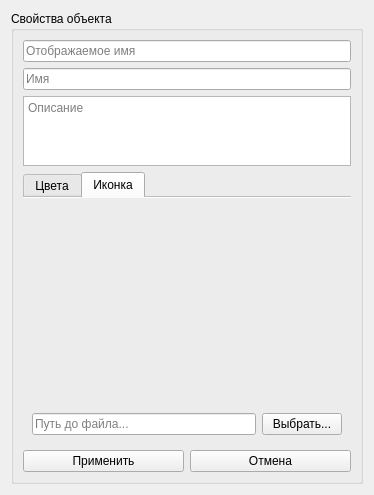
<?xml version="1.0" encoding="UTF-8"?>
<ui version="4.0">
 <class>ObjectPropertyEditorForm</class>
 <widget class="QWidget" name="ObjectPropertyEditorForm">
  <property name="geometry">
   <rect>
    <x>0</x>
    <y>0</y>
    <width>374</width>
    <height>495</height>
   </rect>
  </property>
  <property name="windowTitle">
   <string>Form</string>
  </property>
  <property name="styleSheet">
   <string notr="true"/>
  </property>
  <layout class="QVBoxLayout" name="verticalLayout">
   <item>
    <widget class="QGroupBox" name="groupBox">
     <property name="title">
      <string>Свойства объекта</string>
     </property>
     <layout class="QVBoxLayout" name="verticalLayout_2">
      <item>
       <widget class="QLineEdit" name="shortName_lineEdit">
        <property name="placeholderText">
         <string>Отображаемое имя</string>
        </property>
       </widget>
      </item>
      <item>
       <widget class="QLineEdit" name="name_lineEdit">
        <property name="placeholderText">
         <string>Имя</string>
        </property>
       </widget>
      </item>
      <item>
       <widget class="QPlainTextEdit" name="description_plainTextEdit">
        <property name="sizePolicy">
         <sizepolicy hsizetype="Expanding" vsizetype="Expanding">
          <horstretch>0</horstretch>
          <verstretch>1</verstretch>
         </sizepolicy>
        </property>
        <property name="placeholderText">
         <string>Описание</string>
        </property>
       </widget>
      </item>
      <item>
       <widget class="QTabWidget" name="property_tabWidget">
        <property name="sizePolicy">
         <sizepolicy hsizetype="Expanding" vsizetype="Expanding">
          <horstretch>0</horstretch>
          <verstretch>4</verstretch>
         </sizepolicy>
        </property>
        <property name="tabPosition">
         <enum>QTabWidget::North</enum>
        </property>
        <property name="tabShape">
         <enum>QTabWidget::Rounded</enum>
        </property>
        <property name="currentIndex">
         <number>1</number>
        </property>
        <property name="documentMode">
         <bool>true</bool>
        </property>
        <widget class="QWidget" name="tab_colors">
         <attribute name="title">
          <string>Цвета</string>
         </attribute>
         <layout class="QVBoxLayout" name="verticalLayout_3">
          <item>
           <layout class="QHBoxLayout" name="horizontalLayout_2">
            <item>
             <widget class="QLabel" name="label">
              <property name="text">
               <string>Основной цвет:</string>
              </property>
             </widget>
            </item>
            <item>
             <widget class="QLabel" name="mainColor_label">
              <property name="text">
               <string>#000000</string>
              </property>
             </widget>
            </item>
            <item>
             <widget class="QPushButton" name="selectMainColor_pushButton">
              <property name="text">
               <string>Выбрать</string>
              </property>
             </widget>
            </item>
           </layout>
          </item>
          <item>
           <layout class="QHBoxLayout" name="horizontalLayout_3">
            <item>
             <widget class="QLabel" name="label_5">
              <property name="text">
               <string>Цвет фона:</string>
              </property>
             </widget>
            </item>
            <item>
             <widget class="QLabel" name="bgrColor_label">
              <property name="text">
               <string>#000000</string>
              </property>
             </widget>
            </item>
            <item>
             <widget class="QPushButton" name="selectBgrColor_pushButton">
              <property name="text">
               <string>Выбрать</string>
              </property>
             </widget>
            </item>
           </layout>
          </item>
          <item>
           <layout class="QHBoxLayout" name="horizontalLayout_4">
            <item>
             <widget class="QLabel" name="label_3">
              <property name="text">
               <string>Цвет выбора:</string>
              </property>
             </widget>
            </item>
            <item>
             <widget class="QLabel" name="selectedColor_label">
              <property name="text">
               <string>#000000</string>
              </property>
             </widget>
            </item>
            <item>
             <widget class="QPushButton" name="selectSelectionColor_pushButton">
              <property name="text">
               <string>Выбрать</string>
              </property>
             </widget>
            </item>
           </layout>
          </item>
          <item>
           <spacer name="verticalSpacer">
            <property name="orientation">
             <enum>Qt::Vertical</enum>
            </property>
            <property name="sizeHint" stdset="0">
             <size>
              <width>20</width>
              <height>111</height>
             </size>
            </property>
           </spacer>
          </item>
         </layout>
        </widget>
        <widget class="QWidget" name="tab_icon">
         <attribute name="title">
          <string>Иконка</string>
         </attribute>
         <layout class="QVBoxLayout" name="verticalLayout_4">
          <item>
           <widget class="QLabel" name="iconPreview_label">
            <property name="sizePolicy">
             <sizepolicy hsizetype="Preferred" vsizetype="Expanding">
              <horstretch>0</horstretch>
              <verstretch>0</verstretch>
             </sizepolicy>
            </property>
            <property name="text">
             <string/>
            </property>
            <property name="alignment">
             <set>Qt::AlignCenter</set>
            </property>
           </widget>
          </item>
          <item>
           <spacer name="verticalSpacer_2">
            <property name="orientation">
             <enum>Qt::Vertical</enum>
            </property>
            <property name="sizeHint" stdset="0">
             <size>
              <width>20</width>
              <height>40</height>
             </size>
            </property>
           </spacer>
          </item>
          <item>
           <layout class="QHBoxLayout" name="horizontalLayout_5">
            <item>
             <widget class="QLineEdit" name="iconPath_lineEdit">
              <property name="placeholderText">
               <string>Путь до файла...</string>
              </property>
             </widget>
            </item>
            <item>
             <widget class="QPushButton" name="selectIcon_pushButton">
              <property name="text">
               <string>Выбрать...</string>
              </property>
             </widget>
            </item>
           </layout>
          </item>
         </layout>
        </widget>
       </widget>
      </item>
      <item>
       <layout class="QHBoxLayout" name="horizontalLayout">
        <item>
         <widget class="QPushButton" name="accept_pushButton">
          <property name="text">
           <string>Применить</string>
          </property>
         </widget>
        </item>
        <item>
         <widget class="QPushButton" name="cancel_pushButton">
          <property name="text">
           <string>Отмена</string>
          </property>
         </widget>
        </item>
       </layout>
      </item>
     </layout>
    </widget>
   </item>
  </layout>
 </widget>
 <resources/>
 <connections/>
</ui>
